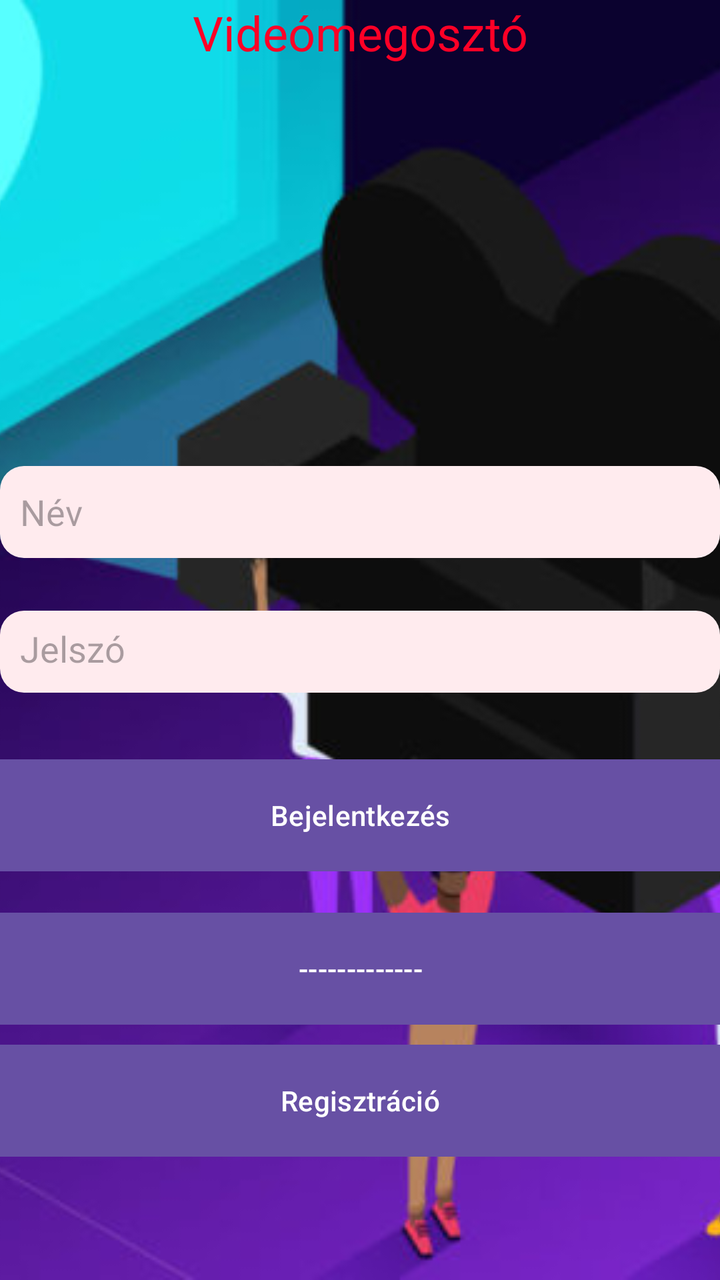
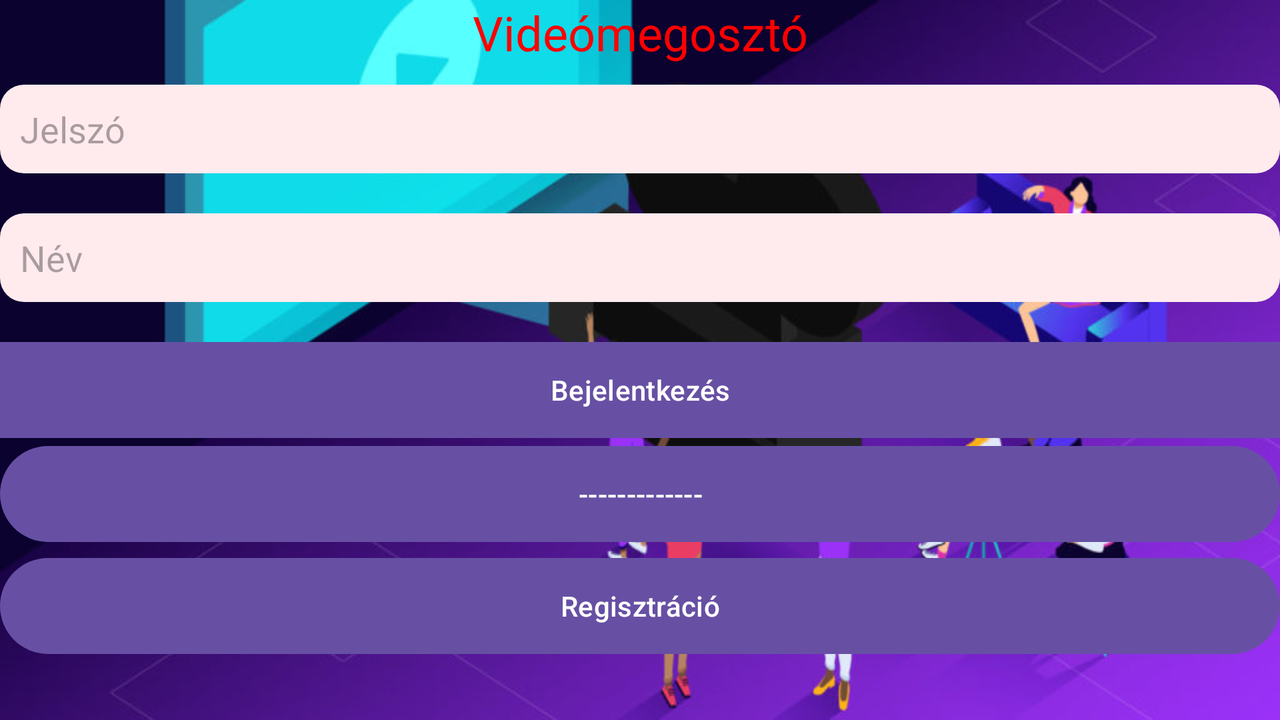

The same Android screen from two of the app's own layout files: first res/layout/ as a phone draws it, then the repository's variant for another configuration, drawn on a device whose configuration selects that folder. Both files follow.
<!-- AndroidManifest.xml: application theme Theme.Videomegoszto -->
<!-- res/layout/activity_main.xml -->
<?xml version="1.0" encoding="utf-8"?>
<androidx.constraintlayout.widget.ConstraintLayout xmlns:android="http://schemas.android.com/apk/res/android"
    xmlns:app="http://schemas.android.com/apk/res-auto"
    xmlns:tools="http://schemas.android.com/tools"
    android:id="@+id/main"
    android:layout_width="match_parent"
    android:layout_height="match_parent"
    tools:context=".MainActivity">


    <ImageView
        android:id="@+id/backgroundImage"
        android:layout_width="match_parent"
        android:layout_height="match_parent"
        android:src="@drawable/videomegoszto"
        android:scaleType="centerCrop"/>

    <TextView
        android:id="@+id/registrationTextView"
        android:layout_width="match_parent"
        android:layout_height="wrap_content"
        android:layout_alignParentStart="true"
        android:layout_alignParentEnd="true"
        android:layout_marginTop="@dimen/default_margin"
        android:text="@string/vide_megoszt"
        android:textAlignment="center"
        android:textColor="#FF0026"
        android:textSize="24sp"
        tools:ignore="MissingConstraints" />

    <EditText
        android:id="@+id/editTextUsername"
        android:layout_width="match_parent"
        android:layout_height="46dp"
        android:ems="10"
        android:hint="@string/name"
        android:inputType="text"
        android:textColor="@color/black"
        android:background="@drawable/rounded_background"
        app:layout_constraintBottom_toBottomOf="parent"
        app:layout_constraintEnd_toEndOf="parent"
        app:layout_constraintStart_toStartOf="parent"
        app:layout_constraintTop_toTopOf="parent"
        app:layout_constraintVertical_bias="0.392" />

    <EditText
        android:id="@+id/editTextPassword"
        android:layout_width="match_parent"
        android:layout_height="41dp"
        android:layout_marginBottom="150dp"
        android:ems="10"
        android:hint="@string/password"
        android:inputType="textPassword"
        android:background="@drawable/rounded_background"
        app:layout_constraintBottom_toBottomOf="parent"
        app:layout_constraintEnd_toEndOf="parent"
        app:layout_constraintStart_toStartOf="parent"
        app:layout_constraintTop_toBottomOf="@+id/editTextUsername"
        app:layout_constraintVertical_bias="0.155" />

    <Button
        android:id="@+id/loginButton"
        android:layout_width="match_parent"
        android:layout_height="56dp"
        android:background="#FF0000"
        android:onClick="login"
        android:text="@string/login"
        app:layout_constraintBottom_toBottomOf="parent"
        app:layout_constraintEnd_toEndOf="parent"
        app:layout_constraintHorizontal_bias="0.0"
        app:layout_constraintStart_toStartOf="parent"
        app:layout_constraintTop_toBottomOf="@+id/editTextPassword"
        app:layout_constraintVertical_bias="0.14" />

    <Button
        android:id="@+id/guestLoginButton"
        android:layout_width="match_parent"
        android:layout_height="56dp"
        android:background="#F69505"
        android:onClick="loginAsGuest"
        android:text="-------------"
        app:layout_constraintBottom_toBottomOf="parent"
        app:layout_constraintEnd_toEndOf="parent"
        app:layout_constraintHorizontal_bias="0.0"
        app:layout_constraintStart_toStartOf="parent"
        app:layout_constraintTop_toBottomOf="@+id/loginButton"
        app:layout_constraintVertical_bias="0.14" />

    <Button
        android:id="@+id/registerButton"
        android:layout_width="match_parent"
        android:layout_height="56dp"
        android:background="#4EA6ED"
        android:onClick="register"
        android:text="@string/registration"
        app:layout_constraintBottom_toBottomOf="parent"
        app:layout_constraintEnd_toEndOf="parent"
        app:layout_constraintHorizontal_bias="0.0"
        app:layout_constraintStart_toStartOf="parent"
        app:layout_constraintTop_toBottomOf="@+id/guestLoginButton"
        app:layout_constraintVertical_bias="0.14" />

</androidx.constraintlayout.widget.ConstraintLayout>
<!-- resources referenced by this layout -->
<resources>
  <!-- drawable rounded_background (drawable) -->
  <?xml version="1.0" encoding="utf-8"?>
  <shape xmlns:android="http://schemas.android.com/apk/res/android">
      <solid android:color="#FFEBEE"/>
      <corners android:radius="12dp"/>
      <padding android:left="10dp" android:top="10dp" android:right="10dp" android:bottom="10dp"/>
  </shape>
  <!-- drawable videomegoszto: jpg bitmap (drawable, 60402 bytes) -->
  <string name="login">Bejelentkezés</string>
  <string name="name">Név</string>
  <string name="password">Jelszó</string>
  <string name="registration">Regisztráció</string>
  <string name="vide_megoszt">Videómegosztó</string>
  <style name="Theme.Videomegoszto" parent="Base.Theme.Videomegoszto" />
  <style name="Base.Theme.Videomegoszto" parent="Theme.Material3.DayNight.NoActionBar">
          
          
      </style>
</resources>
<!-- res/layout-land/activity_main.xml (the repository's variant of the layout above) -->
<!-- drawn on the phone turned sideways -->
<?xml version="1.0" encoding="utf-8"?>
<LinearLayout
    xmlns:android="http://schemas.android.com/apk/res/android"
    xmlns:app="http://schemas.android.com/apk/res-auto"
    xmlns:tools="http://schemas.android.com/tools"
    android:id="@+id/main"
    android:layout_width="match_parent"
    android:layout_height="match_parent"
    android:orientation="vertical"
    android:background="@drawable/videomegoszto"
    tools:context=".MainActivity">

    <TextView
        android:id="@+id/registrationTextView"
        android:layout_width="match_parent"
        android:layout_height="wrap_content"
        android:layout_alignParentStart="true"
        android:layout_alignParentEnd="true"
        android:layout_marginTop="@dimen/default_margin"
        android:text="@string/vide_megoszt"
        android:textColor="#FF0000"
        android:textAlignment="center"
        android:textSize="24sp"
        tools:ignore="MissingConstraints" />


    <EditText
        android:id="@+id/editTextPassword"
        android:layout_width="match_parent"
        android:layout_height="wrap_content"
        android:ems="10"
        android:hint="@string/password"
        android:inputType="textPassword"
        android:background="@drawable/rounded_background"
        android:layout_marginTop="10dp"
        tools:layout_editor_absoluteX="0dp" />

    <EditText
        android:id="@+id/editTextUsername"
        android:layout_width="match_parent"
        android:layout_height="wrap_content"
        android:ems="10"
        android:hint="@string/name"
        android:inputType="text"
        android:background="@drawable/rounded_background"
        android:layout_marginTop="20dp"
        tools:layout_editor_absoluteX="0dp" />


    <Button
        android:id="@+id/loginButton"
        android:layout_width="match_parent"
        android:layout_height="wrap_content"
        android:background="#FF0000"
        android:text="@string/login"
        android:onClick="login"
        android:layout_marginTop="20dp"
        app:layout_constraintVertical_bias="0.14" />


    <Button
        android:id="@+id/guestLoginButton"
        android:layout_width="match_parent"
        android:layout_height="56dp"
        android:onClick="loginAsGuest"
        android:text="-------------"
        app:layout_constraintBottom_toBottomOf="parent"
        app:layout_constraintEnd_toEndOf="parent"
        app:layout_constraintHorizontal_bias="0.0"
        app:layout_constraintStart_toStartOf="parent"
        app:layout_constraintTop_toBottomOf="@+id/loginButton"
        app:layout_constraintVertical_bias="0.14" />

    <Button
        android:id="@+id/registerButton"
        android:layout_width="match_parent"
        android:layout_height="56dp"
        android:onClick="register"
        android:text="@string/registration"
        app:layout_constraintBottom_toBottomOf="parent"
        app:layout_constraintEnd_toEndOf="parent"
        app:layout_constraintHorizontal_bias="0.0"
        app:layout_constraintStart_toStartOf="parent"
        app:layout_constraintTop_toBottomOf="@+id/guestLoginButton"
        app:layout_constraintVertical_bias="0.14" />

</LinearLayout>
